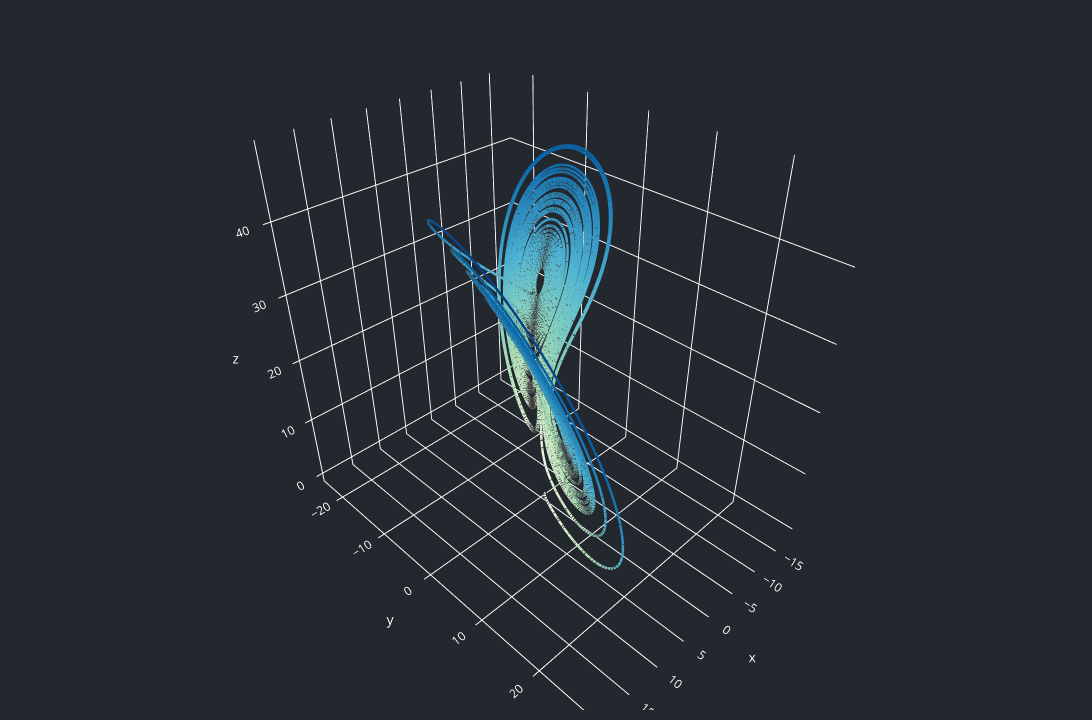

Notebook code for this chart:
### Markdown cell above
<style>
h1 {
    font-size: 24pt;
    color: orange
}
p {
    font-size: 16pt
}
code {
    font-size: 16pt
}
</style>

# __Plotly__

This will require `plotly` in order to run, which should be included with Anaconda by default, but just incase:

`pip install -U plotly`

If you don't already have it. 😀

<font color=green>__Note:__</font> The plot should look like the following, and should be fully interactive

<img width=512 src="./Lorentz.png"/>

### Code cell
import plotly.graph_objects as go

# Configure the trace.
plot = go.Scatter3d(
    x=solution.y[0],
    y=solution.y[1],
    z=solution.y[2],
    marker={
        "size": 1,
        "opacity": 0.8,
    },
    line={
        "color": np.sqrt(solution.y[0]**2 + solution.y[1]**2 + solution.y[2]**2),
        "width": 5,
        "colorscale": "GnBu",
    },
)

# Configure the layout.
layout = go.Layout(
    margin={
        "l": 10, 
        "r": 10, 
        "b": 10, 
        "t": 10
    },
    scene={
        "xaxis": {"backgroundcolor": "rgba(0, 0, 0, 0)"},
        "yaxis": {"backgroundcolor": "rgba(0, 0, 0, 0)"},
        "zaxis": {"backgroundcolor": "rgba(0, 0, 0, 0)"},
    },
    width=1280,
    height=720,
    plot_bgcolor="#23272E",
    paper_bgcolor="#23272E",
    font={
        "color": "rgba(255, 255, 255, 255)"
    }
)

plot_figure = go.Figure(data=[plot], layout=layout)

# Render the plot.
plot_figure.show()

### Figure 1 — Plotly figure (JSON) as saved in the notebook; plotly's stock layout.template omitted (floating-point values rounded to 4 significant figures; data arrays with more than 128 entries replaced by an {"elided": "..."} marker saying what was removed)
{"data": [{"line": {"color": {"elided": "10000 float values"}, "colorscale": [[0, "rgb(247,252,240)"], [0.125, "rgb(224,243,219)"], [0.25, "rgb(204,235,197)"], [0.375, "rgb(168,221,181)"], [0.5, "rgb(123,204,196)"], [0.625, "rgb(78,179,211)"], [0.75, "rgb(43,140,190)"], [0.875, "rgb(8,104,172)"], [1, "rgb(8,64,129)"]], "width": 5}, "marker": {"opacity": 0.8, "size": 1}, "type": "scatter3d", "x": {"elided": "10000 float values"}, "y": {"elided": "10000 float values"}, "z": {"elided": "10000 float values"}}], "layout": {"font": {"color": "rgba(255, 255, 255, 255)"}, "height": 720, "margin": {"b": 10, "l": 10, "r": 10, "t": 10}, "paper_bgcolor": "#23272E", "plot_bgcolor": "#23272E", "scene": {"xaxis": {"backgroundcolor": "rgba(0, 0, 0, 0)"}, "yaxis": {"backgroundcolor": "rgba(0, 0, 0, 0)"}, "zaxis": {"backgroundcolor": "rgba(0, 0, 0, 0)"}}, "width": 1280}}
